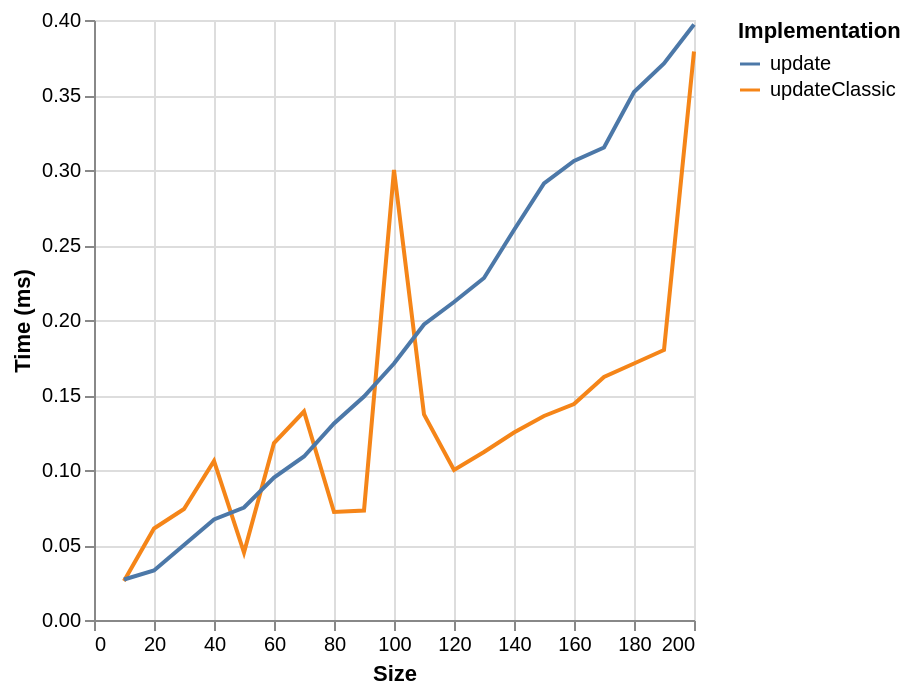

This figure's Vega-Lite source:
### Vega specification from a JSON file in a GitHub repository (floating-point values rounded to 4 significant figures)
{"$schema": "https://vega.github.io/schema/vega/v6.json", "background": "white", "padding": 5, "width": 300, "height": 300, "style": "cell", "data": [{"name": "source_0", "values": [{"ms": 0.026, "series": "updateClassic", "size": 10}, {"ms": 0.061, "series": "updateClassic", "size": 20}, {"ms": 0.074, "series": "updateClassic", "size": 30}, {"ms": 0.106, "series": "updateClassic", "size": 40}, {"ms": 0.045, "series": "updateClassic", "size": 50}, {"ms": 0.118, "series": "updateClassic", "size": 60}, {"ms": 0.139, "series": "updateClassic", "size": 70}, {"ms": 0.072, "series": "updateClassic", "size": 80}, {"ms": 0.073, "series": "updateClassic", "size": 90}, {"ms": 0.3, "series": "updateClassic", "size": 100}, {"ms": 0.137, "series": "updateClassic", "size": 110}, {"ms": 0.1, "series": "updateClassic", "size": 120}, {"ms": 0.112, "series": "updateClassic", "size": 130}, {"ms": 0.125, "series": "updateClassic", "size": 140}, {"ms": 0.136, "series": "updateClassic", "size": 150}, {"ms": 0.144, "series": "updateClassic", "size": 160}, {"ms": 0.162, "series": "updateClassic", "size": 170}, {"ms": 0.171, "series": "updateClassic", "size": 180}, {"ms": 0.18, "series": "updateClassic", "size": 190}, {"ms": 0.379, "series": "updateClassic", "size": 200}, {"ms": 0.027, "series": "update", "size": 10}, {"ms": 0.033, "series": "update", "size": 20}, {"ms": 0.05, "series": "update", "size": 30}, {"ms": 0.067, "series": "update", "size": 40}, {"ms": 0.075, "series": "update", "size": 50}, {"ms": 0.095, "series": "update", "size": 60}, {"ms": 0.109, "series": "update", "size": 70}, {"ms": 0.131, "series": "update", "size": 80}, {"ms": 0.149, "series": "update", "size": 90}, {"ms": 0.171, "series": "update", "size": 100}, {"ms": 0.197, "series": "update", "size": 110}, {"ms": 0.212, "series": "update", "size": 120}, {"ms": 0.228, "series": "update", "size": 130}, {"ms": 0.26, "series": "update", "size": 140}, {"ms": 0.291, "series": "update", "size": 150}, {"ms": 0.306, "series": "update", "size": 160}, {"ms": 0.315, "series": "update", "size": 170}, {"ms": 0.352, "series": "update", "size": 180}, {"ms": 0.371, "series": "update", "size": 190}, {"ms": 0.397, "series": "update", "size": 200}]}, {"name": "data_0", "source": "source_0", "transform": [{"type": "formula", "expr": "toNumber(datum[\"size\"])", "as": "size"}]}], "marks": [{"name": "pathgroup", "type": "group", "from": {"facet": {"name": "faceted_path_main", "data": "data_0", "groupby": ["series"]}}, "encode": {"update": {"width": {"field": {"group": "width"}}, "height": {"field": {"group": "height"}}}}, "marks": [{"name": "marks", "type": "line", "style": ["line"], "sort": {"field": "x"}, "from": {"data": "faceted_path_main"}, "encode": {"update": {"stroke": {"scale": "color", "field": "series"}, "description": {"signal": "\"Size: \" + (format(datum[\"size\"], \"\")) + \"; Time (ms): \" + (format(datum[\"ms\"], \"\")) + \"; series: \" + (isValid(datum[\"series\"]) ? isArray(datum[\"series\"]) ? join(datum[\"series\"], ' ') : datum[\"series\"] : \"\"+datum[\"series\"])"}, "x": {"scale": "x", "field": "size"}, "y": {"scale": "y", "field": "ms"}, "defined": {"signal": "isValid(datum[\"size\"]) && isFinite(+datum[\"size\"]) && isValid(datum[\"ms\"]) && isFinite(+datum[\"ms\"])"}}}}]}], "scales": [{"name": "x", "type": "linear", "domain": {"data": "data_0", "field": "size"}, "range": [0, {"signal": "width"}], "nice": true, "zero": false}, {"name": "y", "type": "linear", "domain": {"data": "data_0", "field": "ms"}, "range": [{"signal": "height"}, 0], "nice": true, "zero": true}, {"name": "color", "type": "ordinal", "domain": {"data": "data_0", "field": "series", "sort": true}, "range": "category"}], "axes": [{"scale": "x", "orient": "bottom", "gridScale": "y", "grid": true, "tickCount": {"signal": "ceil(width/40)"}, "domain": false, "labels": false, "aria": false, "maxExtent": 0, "minExtent": 0, "ticks": false, "zindex": 0}, {"scale": "y", "orient": "left", "gridScale": "x", "grid": true, "tickCount": {"signal": "ceil(height/40)"}, "domain": false, "labels": false, "aria": false, "maxExtent": 0, "minExtent": 0, "ticks": false, "zindex": 0}, {"scale": "x", "orient": "bottom", "grid": false, "title": "Size", "labelFlush": true, "labelOverlap": true, "tickCount": {"signal": "ceil(width/40)"}, "zindex": 0}, {"scale": "y", "orient": "left", "grid": false, "title": "Time (ms)", "labelOverlap": true, "tickCount": {"signal": "ceil(height/40)"}, "zindex": 0}], "legends": [{"orient": "right", "symbolLimit": 30, "title": "Implementation", "stroke": "color", "symbolType": "stroke"}]}
